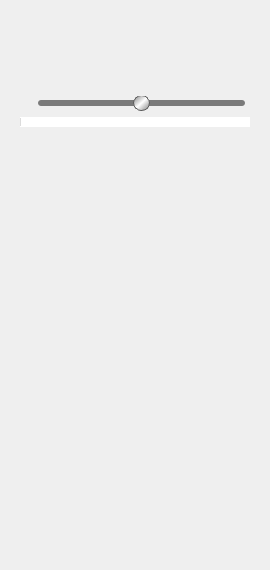
     <widget class="QWidget" name="fixed_audio_and_image" native="true">
      <property name="sizePolicy">
       <sizepolicy hsizetype="Fixed" vsizetype="Fixed">
        <horstretch>0</horstretch>
        <verstretch>0</verstretch>
       </sizepolicy>
      </property>
      <property name="minimumSize">
       <size>
        <width>270</width>
        <height>0</height>
       </size>
      </property>
      <property name="maximumSize">
       <size>
        <width>270</width>
        <height>575</height>
       </size>
      </property>
      <property name="styleSheet">
       <string notr="true"/>
      </property>
      <layout class="QVBoxLayout" name="verticalLayout">
       <item>
        <widget class="QWidget" name="audio_widget" native="true">
         <property name="sizePolicy">
          <sizepolicy hsizetype="Preferred" vsizetype="Fixed">
           <horstretch>0</horstretch>
           <verstretch>0</verstretch>
          </sizepolicy>
         </property>
         <property name="styleSheet">
          <string notr="true">
QWidget {
	border: 0px;
}
QPushButton {
    border: 0px solid gray;
	border-color: #1d5eff;
    border-radius: 20px;
}</string>
         </property>
         <layout class="QGridLayout" name="gridLayout_3">
          <item row="3" column="0" colspan="3">
           <widget class="QProgressBar" name="audio_progress">
            <property name="enabled">
             <bool>false</bool>
            </property>
            <property name="sizePolicy">
             <sizepolicy hsizetype="Expanding" vsizetype="Fixed">
              <horstretch>0</horstretch>
              <verstretch>0</verstretch>
             </sizepolicy>
            </property>
            <property name="maximumSize">
             <size>
              <width>16777215</width>
              <height>10</height>
             </size>
            </property>
            <property name="styleSheet">
             <string notr="true"/>
            </property>
            <property name="value">
             <number>0</number>
            </property>
            <property name="textVisible">
             <bool>false</bool>
            </property>
           </widget>
          </item>
          <item row="0" column="0">
           <widget class="QPushButton" name="play">
            <property name="enabled">
             <bool>false</bool>
            </property>
            <property name="sizePolicy">
             <sizepolicy hsizetype="Preferred" vsizetype="Preferred">
              <horstretch>0</horstretch>
              <verstretch>0</verstretch>
             </sizepolicy>
            </property>
            <property name="minimumSize">
             <size>
              <width>70</width>
              <height>70</height>
             </size>
            </property>
            <property name="text">
             <string/>
            </property>
            <property name="checkable">
             <bool>false</bool>
            </property>
           </widget>
          </item>
          <item row="0" column="1">
           <widget class="QPushButton" name="pause">
            <property name="enabled">
             <bool>false</bool>
            </property>
            <property name="sizePolicy">
             <sizepolicy hsizetype="Minimum" vsizetype="Preferred">
              <horstretch>0</horstretch>
              <verstretch>0</verstretch>
             </sizepolicy>
            </property>
            <property name="minimumSize">
             <size>
              <width>70</width>
              <height>70</height>
             </size>
            </property>
            <property name="text">
             <string/>
            </property>
            <property name="checkable">
             <bool>false</bool>
            </property>
           </widget>
          </item>
          <item row="0" column="2">
           <widget class="QPushButton" name="stop">
            <property name="enabled">
             <bool>false</bool>
            </property>
            <property name="sizePolicy">
             <sizepolicy hsizetype="Minimum" vsizetype="Preferred">
              <horstretch>0</horstretch>
              <verstretch>0</verstretch>
             </sizepolicy>
            </property>
            <property name="minimumSize">
             <size>
              <width>70</width>
              <height>70</height>
             </size>
            </property>
            <property name="text">
             <string/>
            </property>
           </widget>
          </item>
          <item row="2" column="0" colspan="3">
           <layout class="QHBoxLayout" name="horizontalLayout">
            <item>
             <widget class="QLabel" name="volume_label">
              <property name="sizePolicy">
               <sizepolicy hsizetype="Fixed" vsizetype="Fixed">
                <horstretch>0</horstretch>
                <verstretch>0</verstretch>
               </sizepolicy>
              </property>
              <property name="maximumSize">
               <size>
                <width>20</width>
                <height>20</height>
               </size>
              </property>
              <property name="text">
               <string/>
              </property>
              <property name="pixmap">
               <pixmap>themes/1-default/icons/volume.png</pixmap>
              </property>
              <property name="scaledContents">
               <bool>true</bool>
              </property>
             </widget>
            </item>
            <item>
             <widget class="QSlider" name="volume">
              <property name="styleSheet">
               <string notr="true">QSlider::groove:horizontal {
    /*border: 1px solid #999999;*/
    height: 6px; /* the groove expands to the size of the slider by default. by giving it a height, it has a fixed size */
    background: #7a7a7a;
    margin: 0 5px;
	border-radius: 3px
}

QSlider::handle:horizontal {
    background: qlineargradient(x1:0, y1:0, x2:1, y2:1, stop:0 gray, stop:0.5 white, stop:1.0 gray);
    border: 1px solid #5c5c5c;
    width: 15px;
    margin: -5px -5px; /* handle is placed by default on the contents rect of the groove. Expand outside the groove */
    border-radius: 8px;
}
</string>
              </property>
              <property name="minimum">
               <number>0</number>
              </property>
              <property name="maximum">
               <number>100</number>
              </property>
              <property name="singleStep">
               <number>10</number>
              </property>
              <property name="value">
               <number>50</number>
              </property>
              <property name="orientation">
               <enum>Qt::Horizontal</enum>
              </property>
             </widget>
            </item>
           </layout>
          </item>
         </layout>
        </widget>
       </item>
       <item>
        <widget class="QLabel" name="spectrogram">
         <property name="sizePolicy">
          <sizepolicy hsizetype="Preferred" vsizetype="Preferred">
           <horstretch>0</horstretch>
           <verstretch>0</verstretch>
          </sizepolicy>
         </property>
         <property name="minimumSize">
          <size>
           <width>250</width>
           <height>417</height>
          </size>
         </property>
         <property name="toolTip">
          <string>Signal waterfall</string>
         </property>
         <property name="styleSheet">
          <string notr="true"/>
         </property>
         <property name="text">
          <string/>
         </property>
         <property name="pixmap">
          <pixmap>themes/1-system/icons/nosignalselected.png</pixmap>
         </property>
         <property name="scaledContents">
          <bool>true</bool>
         </property>
        </widget>
       </item>
      </layout>
     </widget>
